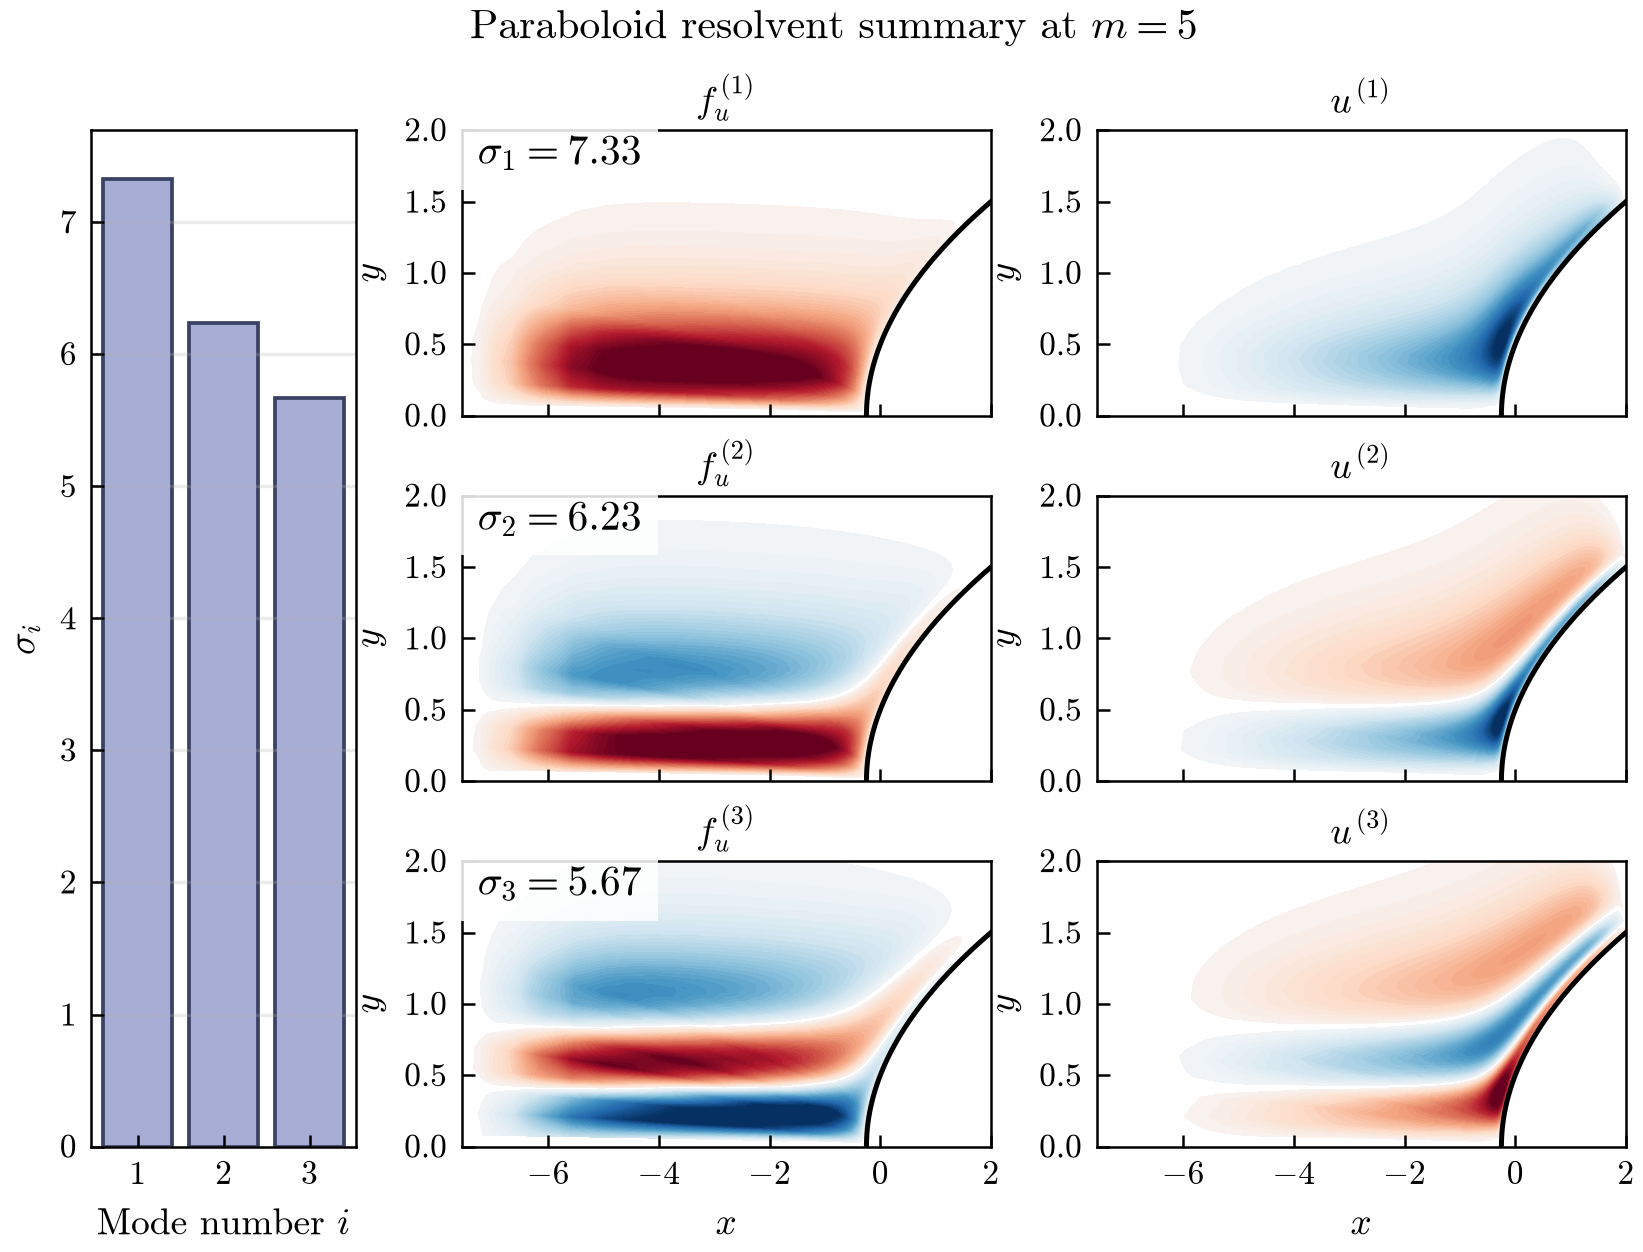

Write the Python code that produced this figure.
#!/usr/bin/env python3
"""
Example 5: Paraboloid resolvent analysis.

Translates example_5_Paraboloid.m using a curvilinear transformation to a
parabolic physical grid and an axisymmetric model.

OUTPUTS:
  - example_5_paraboloid.npz
  - example_5_paraboloid_baseflow.png
  - example_5_paraboloid.png
  - example_5_paraboloid_support_components.png
"""

from __future__ import annotations

from pathlib import Path

import numpy as np

from linstabpy.utils.jsonc import load_jsonc

from examples._helpers import (
    apply_figure_layout,
    label_axes,
    load_or_compute,
    load_parity_npz,
    mesh_view,
    parity_npz_get,
    plot_gain_bars,
    plot_scalar_panel,
    plot_signed_panel,
    save_figure,
    set_suptitle,
)

SCRIPT = Path(__file__).resolve()
OUTPUT_NPZ = SCRIPT.with_suffix(".npz")
OUTPUT_PNG = SCRIPT.with_suffix(".png")
OUTPUT_BASEFLOW = OUTPUT_PNG.with_name(f"{OUTPUT_PNG.stem}_baseflow.png")
OUTPUT_SUPPORT = OUTPUT_PNG.with_name(f"{OUTPUT_PNG.stem}_support_components.png")
MATLAB_RESULTS_STEM = "example_5_Paraboloid_results"


def _load_matlab_gains() -> np.ndarray | None:
    """Load MATLAB gain references when the extracted parity bundle is available."""
    try:
        bundle = load_parity_npz(MATLAB_RESULTS_STEM)
    except FileNotFoundError:
        return None
    return np.asarray(parity_npz_get(bundle, "results_Paraboloid/gains"), dtype=float).reshape(-1)


def compute(cfg: dict):
    """Run resolvent analysis on the paraboloid-mapped cavity.

    Uses m = 5 azimuthal Fourier mode and axy model.
    """
    import scipy.sparse as sp

    from linstabpy.baseflow import load_paraboloid, sutherland_air
    from linstabpy.mesh import Mesh
    from linstabpy.operators.assembly import build_lnse_system_result
    from linstabpy.operators.energy_norm import compute_chu_norm
    from linstabpy.resolvent.analysis import resolvent_analysis
    from linstabpy.solvers.petsc_utils import scipy_to_petsc

    solver_cfg = cfg.get("solver")

    omega = cfg["omega"]
    omega_shift_fallback = cfg["omega_shift_fallback"]
    use_shift_fallback = cfg["use_omega_shift_fallback"]
    n_modes = cfg["n_modes"]
    m = cfg["m"]
    fd_order = cfg["fd_order"]

    Nx = cfg["nx"]
    Ny = cfg["ny"]
    Lx = cfg["Lx"]
    Ly = cfg["Ly"]

    xrange = tuple(cfg["xrange"])
    yrange = tuple(cfg["yrange"])
    cmesh = Mesh.create(
        xrange,
        yrange,
        Nx,
        Ny,
        fd_order,
        y_symmetry=cfg["y_symmetry"],
        x_periodicity=cfg["x_periodicity"],
        alpha_filter=cfg["alpha_filter"],
    )

    X = cmesh.X.copy()
    x_nonzero = X != 0.0
    X_mapped = np.zeros_like(X)
    X_mapped[x_nonzero] = 1 / (1 / (X[x_nonzero] ** 4) * np.sign(X[x_nonzero]) + 1 / X[x_nonzero])
    X = X_mapped
    X[np.isnan(X)] = 0.0
    X = X / np.max(np.abs(X))
    Y = cmesh.Y.copy()
    Y = 1 - (1 - Y) ** 1.4
    Y = 1 - (1 - Y) ** 1.4
    Y = np.maximum(Y, 1e-10)

    # Scale to physical domain before Z² conformal mapping (MATLAB convention)
    X = X * Lx - 0.5
    Y = Y * Ly

    Z = X + 1j * Y
    Xp = -np.real(Z**2)
    Yp = -np.imag(Z**2)
    mesh = cmesh.deform(X_new=Xp, Y_new=Yp)

    baseflow = load_paraboloid(mesh)
    sutherland_air(baseflow)

    xs = -0.5 - Lx + cfg["sponge"]["xs_offset"]
    xs_trans = Lx * cfg["sponge"]["xs_trans_fraction"]
    ys = Ly - cfg["sponge"]["ys_offset"]
    ys_trans = cfg["sponge"]["ys_trans"]
    sponge_amp = cfg["sponge"]["amplitude"]
    # MATLAB defines the sponge on the pre-conformal (x, y) grid, before the
    # final Z^2 mapping to the physical mesh.
    sponge_x = np.tanh(-(X - xs) / xs_trans) + 1
    sponge_y = np.tanh((Y - ys) / ys_trans) + 1
    mesh.sponge = sponge_amp / 2 * np.maximum(sponge_x, sponge_y)

    assembly_backend = cfg.get("assembly_backend")
    bc_penalty = cfg["bc"].get("penalty", 1e4)
    lnse_system = build_lnse_system_result(
        mesh,
        baseflow,
        model=cfg["model"],
        m=m,
        bc_recipe=cfg["bc"]["recipe"],
        bc_penalty=bc_penalty,
        backend=assembly_backend,
        solver_cfg=solver_cfg,
    )
    L0 = lnse_system.operator
    idx = lnse_system.idx
    bc_indices = lnse_system.bc_indices

    used_ind = mesh.used_ind
    W_int = mesh.W.ravel(order="F")[used_ind]
    rho = baseflow.RHO.ravel(order="F")[used_ind]
    T = baseflow.T.ravel(order="F")[used_ind]
    R = mesh.Y.ravel(order="F")[used_ind]
    W_diag, _ = compute_chu_norm(
        W_int,
        rho,
        T,
        baseflow.kappa,
        baseflow.Ma,
        mesh.ngp,
        model=cfg["model"],
        R=R,
    )

    B_diag = np.ones(5 * mesh.ngp)
    var_map = {"rho": "rho_j", "u": "u_j", "v": "v_j", "w": "w_j", "T": "T_j"}
    for var_name in cfg.get("forcing_zero_vars", []):
        B_diag[idx[var_map[var_name]]] = 0.0
    B_diag[bc_indices] = 0.0
    B_mat_sp = sp.diags(B_diag).tocsc()
    B_mat = scipy_to_petsc(B_mat_sp, solver_cfg) if hasattr(L0, "getInfo") else B_mat_sp
    C_mat = B_mat.copy()

    # Paraboloid at ω=0 can be singular depending on discretization and
    # boundary conditions; a small imaginary shift is a conservative fallback
    # to keep this example numerically robust in reduced-memory settings.
    solve_freqs = [complex(omega)]
    if use_shift_fallback and abs(omega) < 1e-12 and omega_shift_fallback > 0.0:
        solve_freqs.append(1j * omega_shift_fallback)
    last_error: Exception | None = None
    gains: np.ndarray
    responses: np.ndarray
    forcings: np.ndarray
    omega_used = solve_freqs[0]

    for candidate in solve_freqs:
        try:
            (
                gains,
                responses,
                forcings,
                svd_residuals_fwd,
                svd_residuals_adj,
            ) = resolvent_analysis(
                L0,
                candidate,
                n_modes,
                W_diag,
                B_mat=B_mat,
                C_mat=C_mat,
                filter_fn=mesh.filters.filter if mesh.filters is not None else None,
                filter_ct_fn=mesh.filters.filter_ct if mesh.filters is not None else None,
                solver_cfg=solver_cfg,
                residuals=True,
            )
            omega_used = candidate
            if candidate != solve_freqs[0]:
                print(
                    f"Using fallback frequency ω={candidate:.3g} to avoid singular/ill-conditioned solve at ω={solve_freqs[0]:.3g}."
                )
            break
        except RuntimeError as exc:
            last_error = exc
            if candidate == solve_freqs[0] and len(solve_freqs) > 1:
                print(
                    "Paraboloid resolvent failed at ω=0; retrying with small imaginary"
                    f" shift ω={solve_freqs[1]:.3g}."
                )
                continue
            raise

    if "gains" not in locals():
        raise RuntimeError(
            "Paraboloid resolvent failed for all frequency attempts."
        ) from last_error

    # ---- SVD self-residuals -----------------------------------------------
    # MATLAB used 5-output lu(A) (UMFPACK) + ARPACK eigs at tol=eps=2.2e-16,
    # default subspace opts.p = 2*nEig+1.  Python uses MUMPS/METIS + SLEPc EPS
    # at tol=1e-12, ncv = max(2*n_modes+3, 20).  Different fill-reducing
    # orderings yield gain mismatch ~0.04% for this case; structurally
    # unavoidable.  The residuals above are computed with the same shifted
    # factorization used for the accepted candidate frequency.

    np.savez_compressed(
        OUTPUT_NPZ,
        gains=gains,
        responses=responses,
        forcings=forcings,
        svd_residuals_fwd=svd_residuals_fwd,
        svd_residuals_adj=svd_residuals_adj,
        idx_u_j=idx["u_j"],
        omega=omega,
        omega_used_real=float(np.real(omega_used)),
        omega_used_imag=float(np.imag(omega_used)),
        m=m,
        X=mesh.X,
        Y=mesh.Y,
        n_modes=n_modes,
        baseflow_u=baseflow.U,
        baseflow_v=baseflow.V,
    )
    print(f"Results saved to {OUTPUT_NPZ}")


def _upscale_field(
    X: np.ndarray,
    Y: np.ndarray,
    field: np.ndarray,
    factor: int,
) -> tuple[np.ndarray, np.ndarray, np.ndarray]:
    """Interpolate a field for smoother presentation plots."""
    from scipy.ndimage import zoom

    if factor <= 1:
        return X, Y, field
    return (
        zoom(X, factor, order=1),
        zoom(Y, factor, order=1),
        zoom(field, factor, order=1),
    )


def _body_outline(X: np.ndarray, Y: np.ndarray) -> tuple[np.ndarray, np.ndarray]:
    """Return the mapped body boundary from the rightmost mesh column."""
    x_body = np.asarray(X[:, -1], dtype=float)
    y_body = np.asarray(Y[:, -1], dtype=float)
    order = np.argsort(y_body)
    return x_body[order], y_body[order]


def _load_baseflow_fields(data) -> tuple[np.ndarray, np.ndarray]:
    """Reload the paraboloid baseflow when plotting from an older cache."""
    if "baseflow_u" in data and "baseflow_v" in data:
        return np.asarray(data["baseflow_u"], dtype=float), np.asarray(
            data["baseflow_v"], dtype=float
        )
    try:
        bundle = load_parity_npz(MATLAB_RESULTS_STEM)
    except FileNotFoundError:
        bundle = None
    if bundle is not None:
        base_u = np.asarray(parity_npz_get(bundle, "results_Paraboloid/baseFlow/U"), dtype=float).T
        base_v = np.asarray(parity_npz_get(bundle, "results_Paraboloid/baseFlow/V"), dtype=float).T
        return base_u, base_v
    from linstabpy.baseflow import load_paraboloid

    baseflow = load_paraboloid(mesh_view(data["X"], data["Y"]))
    return np.asarray(baseflow.U, dtype=float), np.asarray(baseflow.V, dtype=float)


def plot(data):
    """Plot paper-style and support figures for the paraboloid case."""
    import matplotlib.pyplot as plt

    gains = np.asarray(data["gains"], dtype=float).reshape(-1)
    responses = np.asarray(data["responses"], dtype=complex)
    forcings = np.asarray(data["forcings"], dtype=complex)
    idx_u = np.asarray(data["idx_u_j"], dtype=int)
    X = np.asarray(data["X"], dtype=float)
    Y = np.asarray(data["Y"], dtype=float)
    n_modes = int(data["n_modes"])
    refine = 3
    x_body, y_body = _body_outline(X, Y)
    base_u, base_v = _load_baseflow_fields(data)
    speed = np.sqrt(base_u**2 + base_v**2)

    n_plot = min(n_modes, 3)
    crop_xlim = (float(np.min(X)), float(np.max(X)))
    crop_ylim = (0.0, 2.0)

    fig_base, ax_base = plt.subplots(1, 1, figsize=(11, 4.2))
    plot_scalar_panel(
        ax_base,
        X,
        Y,
        speed,
        title=r"Paraboloid baseflow speed $\sqrt{u^2+v^2}$",
        cmap="turbo",
        xlim=crop_xlim,
        ylim=(0.0, 1.6),
        aspect="auto",
        levels=101,
        colorbar_kwargs={"pad": 0.012},
        title_pad=4.0,
    )
    ax_base.plot(x_body, y_body, color="black", lw=1.6)
    label_axes(ax_base)
    save_figure(fig_base, OUTPUT_BASEFLOW)

    fig = plt.figure(figsize=(12.5, 8.0))
    grid = fig.add_gridspec(
        n_plot,
        3,
        width_ratios=(1.0, 2.0, 2.0),
        hspace=0.28,
        wspace=0.24,
    )
    ax_gain = fig.add_subplot(grid[:, 0])
    plot_gain_bars(ax_gain, gains[:n_plot], matlab_gains=_load_matlab_gains())

    for i in range(n_plot):
        f_u = np.asarray(forcings[idx_u, i], dtype=complex).reshape(X.shape, order="F")
        r_u = np.asarray(responses[idx_u, i], dtype=complex).reshape(X.shape, order="F")
        X_plot_f, Y_plot_f, f_plot = _upscale_field(X, Y, np.real(f_u), refine)
        X_plot_r, Y_plot_r, r_plot = _upscale_field(X, Y, np.real(r_u), refine)
        ax_f = fig.add_subplot(grid[i, 1])
        ax_r = fig.add_subplot(grid[i, 2])
        plot_signed_panel(
            ax_f,
            X_plot_f,
            Y_plot_f,
            f_plot,
            title=rf"$f_u^{{({i + 1})}}$",
            xlim=crop_xlim,
            ylim=crop_ylim,
            aspect="auto",
            colorbar=False,
            title_pad=4.0,
        )
        plot_signed_panel(
            ax_r,
            X_plot_r,
            Y_plot_r,
            r_plot,
            title=rf"$u^{{({i + 1})}}$",
            xlim=crop_xlim,
            ylim=crop_ylim,
            aspect="auto",
            colorbar=False,
            title_pad=4.0,
        )
        ax_f.plot(x_body, y_body, color="black", lw=1.2)
        ax_r.plot(x_body, y_body, color="black", lw=1.2)
        ax_f.text(
            0.03,
            0.88,
            rf"$\sigma_{i + 1}={gains[i]:.2f}$",
            transform=ax_f.transAxes,
            fontsize=10,
            bbox={"facecolor": "white", "alpha": 0.85, "edgecolor": "none"},
        )
        ax_f.set_ylabel(r"$y$")
        ax_r.set_ylabel(r"$y$")
        if i < n_plot - 1:
            ax_f.set_xticklabels([])
            ax_r.set_xticklabels([])
        else:
            ax_f.set_xlabel(r"$x$")
            ax_r.set_xlabel(r"$x$")
    set_suptitle(fig, r"Paraboloid resolvent summary at $m = 5$", y=0.972)
    apply_figure_layout(fig, rect=(0.0, 0.0, 1.0, 0.94), pad=0.7)
    save_figure(fig, OUTPUT_PNG)

    fig_support, axes_support = plt.subplots(
        n_plot,
        2,
        figsize=(12.2, 4.2 * n_plot),
        gridspec_kw={"wspace": 0.18, "hspace": 0.32},
    )
    if n_plot == 1:
        axes_support = np.array([axes_support])
    for i in range(n_plot):
        f_u = np.asarray(forcings[idx_u, i], dtype=complex).reshape(X.shape, order="F")
        r_u = np.asarray(responses[idx_u, i], dtype=complex).reshape(X.shape, order="F")
        X_plot_f, Y_plot_f, f_plot = _upscale_field(X, Y, np.real(f_u), refine)
        X_plot_r, Y_plot_r, r_plot = _upscale_field(X, Y, np.real(r_u), refine)
        plot_signed_panel(
            axes_support[i, 0],
            X_plot_f,
            Y_plot_f,
            f_plot,
            title=rf"Full-domain $f_u^{{({i + 1})}}$",
            xlim=(float(np.min(X)), float(np.max(X))),
            ylim=(0.0, float(np.max(Y))),
            aspect="auto",
            title_pad=4.0,
        )
        plot_signed_panel(
            axes_support[i, 1],
            X_plot_r,
            Y_plot_r,
            r_plot,
            title=rf"Full-domain $u^{{({i + 1})}}$",
            xlim=(float(np.min(X)), float(np.max(X))),
            ylim=(0.0, float(np.max(Y))),
            aspect="auto",
            title_pad=4.0,
        )
        axes_support[i, 0].plot(x_body, y_body, color="black", lw=1.2)
        axes_support[i, 1].plot(x_body, y_body, color="black", lw=1.2)
        label_axes(axes_support[i, 0])
        label_axes(axes_support[i, 1])
    set_suptitle(fig_support, "Paraboloid support panels", y=0.975)
    apply_figure_layout(fig_support, rect=(0.0, 0.0, 1.0, 0.945), pad=0.7)
    save_figure(fig_support, OUTPUT_SUPPORT)


def main():
    cfg = load_jsonc(SCRIPT.with_suffix(".jsonc"))
    data = load_or_compute(OUTPUT_NPZ, lambda: compute(cfg), verbose=False)
    plot(data)


if __name__ == "__main__":
    main()
